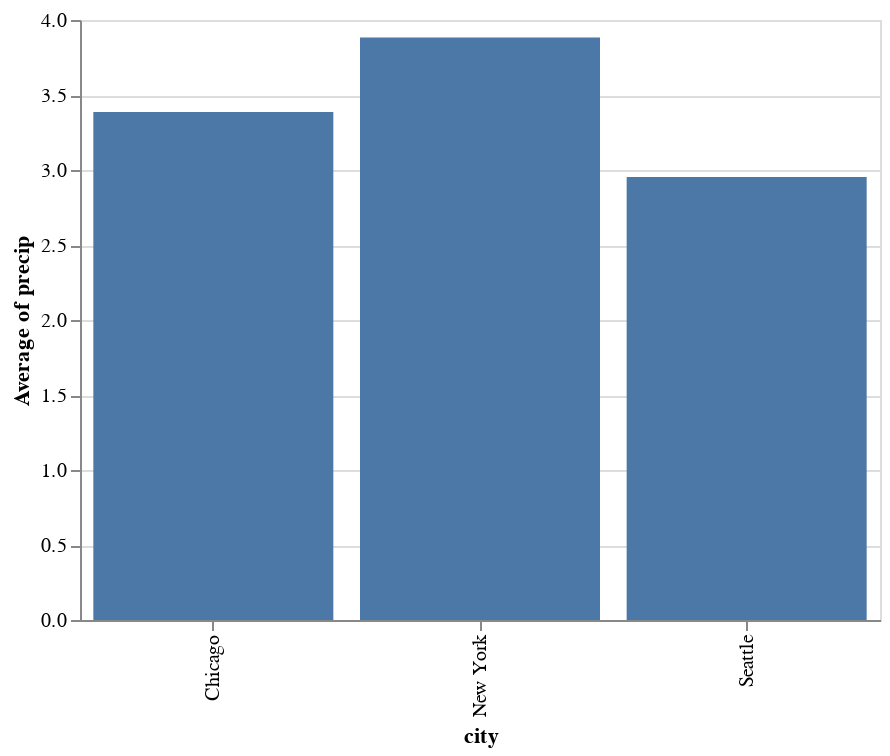

The notebook cell this image was saved under:
### Markdown cell above
Because the nominal field `a` is mapped to the `y`-axis, the result is a horizontal bar chart. To get a vertical bar chart, we can simply swap the `x` and `y` keywords:

### Code cell
alt.Chart(df).mark_bar().encode(
    x='city',
    y='average(precip)'
)

### Figure 1 — Vega-Lite specification as saved in the notebook (floating-point values rounded to 4 significant figures)
{"$schema": "https://vega.github.io/schema/vega-lite/v3.4.0.json", "config": {"mark": {"tooltip": null}, "view": {"height": 300, "width": 400}}, "data": {"name": "data-fdfbb22e8e0e89f6556d8a3b434b0c97"}, "datasets": {"data-fdfbb22e8e0e89f6556d8a3b434b0c97": [{"city": "Seattle", "month": "Apr", "precip": 2.68}, {"city": "Seattle", "month": "Aug", "precip": 0.87}, {"city": "Seattle", "month": "Dec", "precip": 5.31}, {"city": "New York", "month": "Apr", "precip": 3.94}, {"city": "New York", "month": "Aug", "precip": 4.13}, {"city": "New York", "month": "Dec", "precip": 3.58}, {"city": "Chicago", "month": "Apr", "precip": 3.62}, {"city": "Chicago", "month": "Aug", "precip": 3.98}, {"city": "Chicago", "month": "Dec", "precip": 2.56}]}, "encoding": {"x": {"field": "city", "type": "nominal"}, "y": {"aggregate": "average", "field": "precip", "type": "quantitative"}}, "mark": "bar"}
